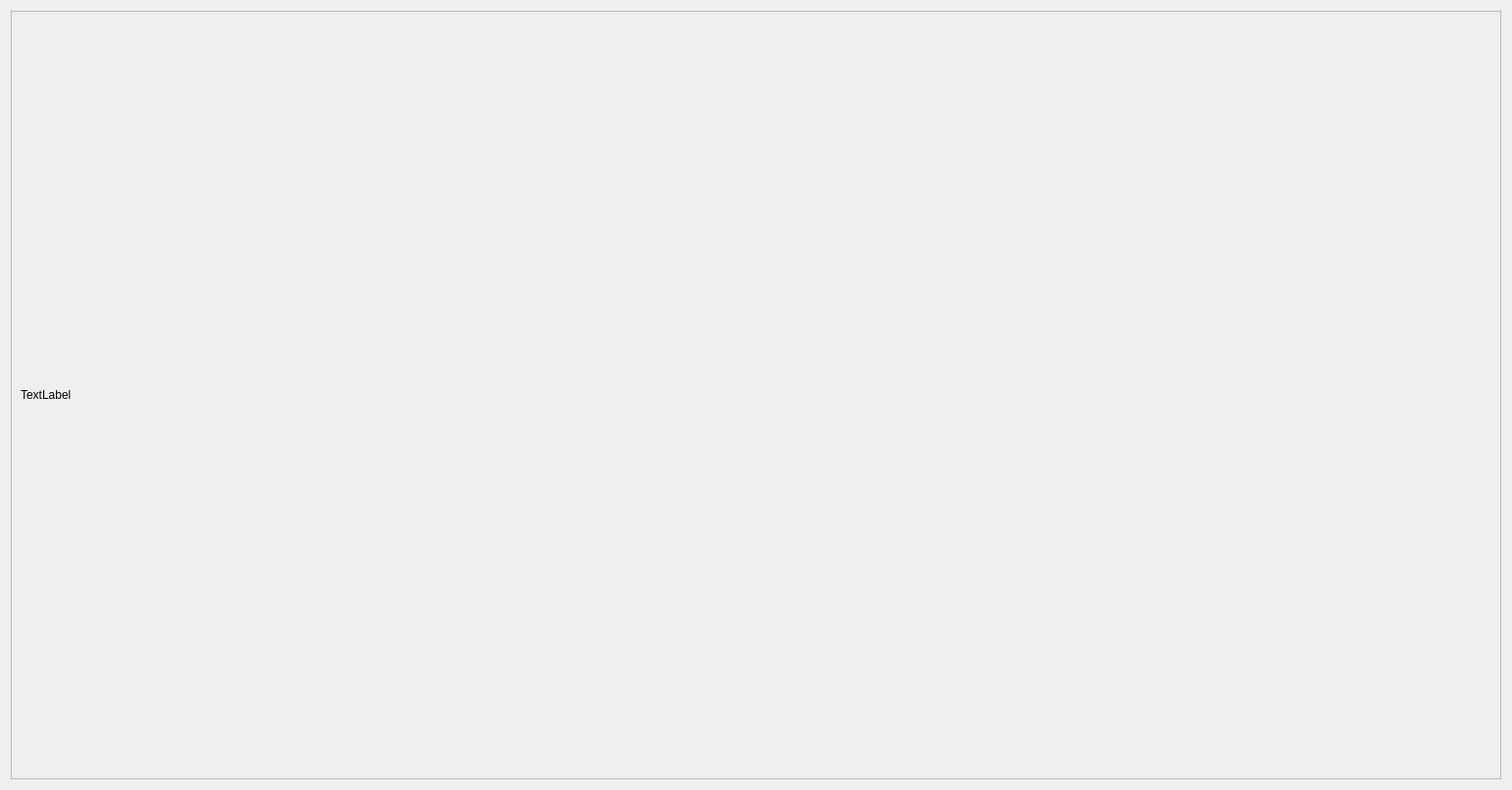
<?xml version="1.0" encoding="UTF-8"?>
<ui version="4.0">
 <class>Resume</class>
 <widget class="QDialog" name="Resume">
  <property name="geometry">
   <rect>
    <x>0</x>
    <y>0</y>
    <width>1542</width>
    <height>806</height>
   </rect>
  </property>
  <property name="windowTitle">
   <string>Dialog</string>
  </property>
  <layout class="QVBoxLayout" name="verticalLayout">
   <item>
    <widget class="QScrollArea" name="scrollArea">
     <property name="widgetResizable">
      <bool>true</bool>
     </property>
     <widget class="QWidget" name="scrollAreaWidgetContents">
      <property name="geometry">
       <rect>
        <x>0</x>
        <y>0</y>
        <width>1518</width>
        <height>782</height>
       </rect>
      </property>
      <layout class="QHBoxLayout" name="horizontalLayout">
       <item>
        <widget class="QLabel" name="label">
         <property name="text">
          <string>TextLabel</string>
         </property>
        </widget>
       </item>
      </layout>
     </widget>
    </widget>
   </item>
  </layout>
 </widget>
 <resources/>
 <connections/>
</ui>
